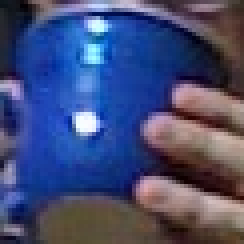
//> input picture images/BlueCup.jpg, 61 x 61 px (shown 4 times larger)
$ ./excercise_4 ../images/BlueCup.jpg ../images/adrian.jpg   (built with g++ and OpenCV 4)
//> lines starting //> are read from the running program, lines starting //| are printed output that depends on the picture
//Exercises_9_4.cpp Exercises at end of Chapter 9
#include <opencv2/opencv.hpp>
#include <iostream>

using namespace cv;
using namespace std;


void help(const char **argv) {
	cout << "\n\n"
		<< "This program solves the Exercise 4、5 at the end of Chapter 9 \n"
		<< "Call:\n"
		<< argv[0] << " <path/image_name1>" << " <path/image_name2>\n\n"
		<< "For example: ./" << argv[0] << " ../left.jpg "<< " ../left.jpg\n"
		<< endl;
}

int main( int argc, const char** argv )
{
	help(argv);
	if(argc < 3) {
		cout << "\nERROR: You had too few parameters.\n" << endl;
		return -1;
	}
	Mat temp;

	/************************************************************************/
	/* 4.  Use a camera to take two pictures of the same scene while moving the camera as
	little as possible. Load these images into the computer as src1 and src1.
	a.  Take  the  absolute  value  of  src1  minus  src1  (subtract  the  images);  call  it
	diff12 and display. If this were done perfectly, diff12 would be black. Why
	isn’t it?
	b.  Create cleandiff by using cv::erode() and then cv::dilate() on diff12.
	Display the results.
	c.  Create  dirtydiff  by  using  cv::dilate()  and  then  cv::erode()  on  diff12
	and then display.
	d.  Explain the difference between cleandiff and dirtydiff.                                                                     */
	/************************************************************************/
	Mat src1 = imread(argv[1],IMREAD_GRAYSCALE);
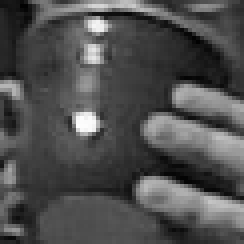
//> src1: 61 rows x 61 cols, CV_8UC1 (shown 4 times larger); min 2, max 253, mean 78.6
	Mat src2 = imread(argv[2],IMREAD_GRAYSCALE);
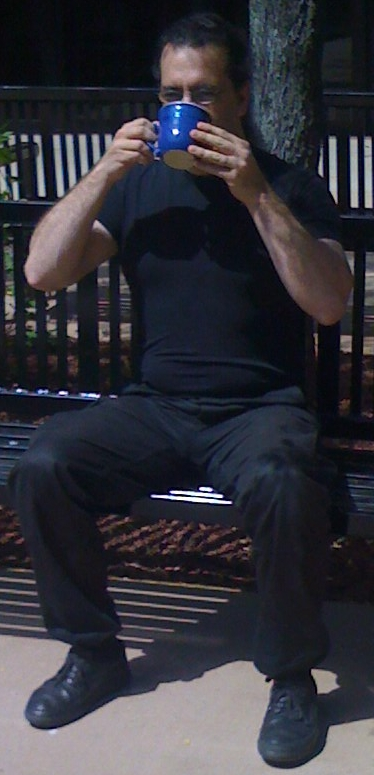
//> input picture images/adrian.jpg, 374 x 775 px
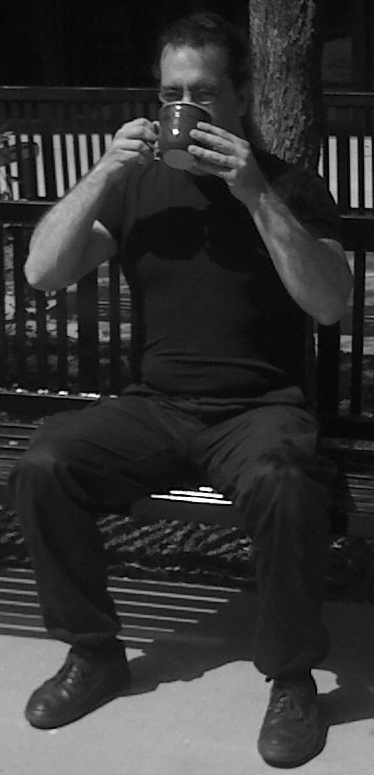
//> src2: 775 rows x 374 cols, CV_8UC1; min 0, max 255, mean 51.9
	if (src1.empty() || src2.empty())
	{
		cout << "\nERROR: parameters is not a image name.\n" << endl;
		return -1;
	}
	//a
//> (the run ends here: the program stops with an error, at `Mat diff12 =  src1 - src2;`)
